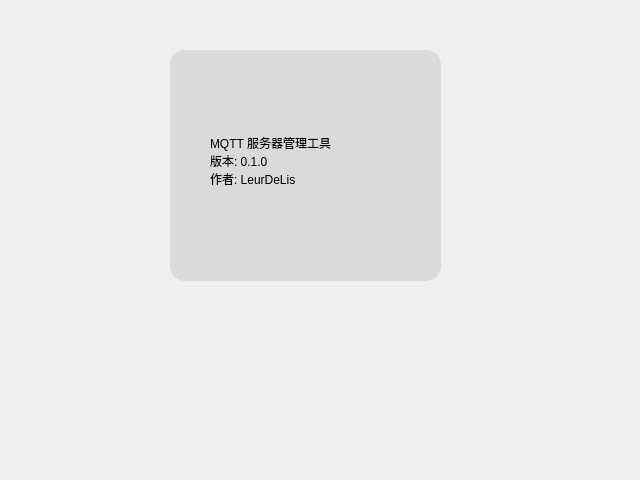
<?xml version="1.0" encoding="UTF-8"?>
<ui version="4.0">
 <class>Dialog</class>
 <widget class="QDialog" name="Dialog">
  <property name="geometry">
   <rect>
    <x>0</x>
    <y>0</y>
    <width>640</width>
    <height>480</height>
   </rect>
  </property>
  <property name="windowTitle">
   <string>Dialog</string>
  </property>
  <widget class="QFrame" name="frame">
   <property name="geometry">
    <rect>
     <x>170</x>
     <y>50</y>
     <width>271</width>
     <height>231</height>
    </rect>
   </property>
   <property name="styleSheet">
    <string notr="true">QFrame{
	background-color: rgb(218, 218, 218);
border-radius:15px;
}
</string>
   </property>
   <property name="frameShape">
    <enum>QFrame::StyledPanel</enum>
   </property>
   <property name="frameShadow">
    <enum>QFrame::Raised</enum>
   </property>
   <widget class="QToolButton" name="min_btn">
    <property name="geometry">
     <rect>
      <x>190</x>
      <y>5</y>
      <width>36</width>
      <height>36</height>
     </rect>
    </property>
    <property name="styleSheet">
     <string notr="true">QToolButton{
	border:none
}
QToolButton:pressed{
	padding-top:5px;
	padding-left:5px;
}</string>
    </property>
    <property name="text">
     <string/>
    </property>
    <property name="icon">
     <iconset resource="../Source/icon.qrc">
      <normaloff>:/img/icons/min.png</normaloff>:/img/icons/min.png</iconset>
    </property>
    <property name="iconSize">
     <size>
      <width>60</width>
      <height>60</height>
     </size>
    </property>
   </widget>
   <widget class="QToolButton" name="close_btn">
    <property name="geometry">
     <rect>
      <x>230</x>
      <y>5</y>
      <width>36</width>
      <height>36</height>
     </rect>
    </property>
    <property name="styleSheet">
     <string notr="true">QToolButton{
	border:none
}
QToolButton:pressed{
	padding-top:5px;
	padding-left:5px;
}</string>
    </property>
    <property name="text">
     <string/>
    </property>
    <property name="icon">
     <iconset resource="../Source/icon.qrc">
      <normaloff>:/img/icons/close.png</normaloff>:/img/icons/close.png</iconset>
    </property>
    <property name="iconSize">
     <size>
      <width>60</width>
      <height>60</height>
     </size>
    </property>
   </widget>
   <widget class="QLabel" name="about_lab">
    <property name="geometry">
     <rect>
      <x>10</x>
      <y>5</y>
      <width>36</width>
      <height>36</height>
     </rect>
    </property>
    <property name="styleSheet">
     <string notr="true">QLabel{
	image: url(:/img/icons/about_dark.png);
	border:none;
	background-color: rgba(255, 255, 255, 0);
}</string>
    </property>
    <property name="text">
     <string/>
    </property>
   </widget>
   <widget class="QLabel" name="github_lab_2">
    <property name="geometry">
     <rect>
      <x>40</x>
      <y>60</y>
      <width>201</width>
      <height>101</height>
     </rect>
    </property>
    <property name="styleSheet">
     <string notr="true">QLabel{
	border:none;
	font: 57 15pt &quot;Alibaba PuHuiTi 3.0&quot;;
}</string>
    </property>
    <property name="text">
     <string>MQTT 服务器管理工具
版本: 0.1.0
作者: LeurDeLis</string>
    </property>
   </widget>
   <widget class="QToolButton" name="github_btn">
    <property name="geometry">
     <rect>
      <x>90</x>
      <y>180</y>
      <width>36</width>
      <height>36</height>
     </rect>
    </property>
    <property name="styleSheet">
     <string notr="true">QToolButton{
	border:none
}</string>
    </property>
    <property name="text">
     <string/>
    </property>
    <property name="icon">
     <iconset resource="../Source/icon.qrc">
      <normaloff>:/img/icons/github.png</normaloff>:/img/icons/github.png</iconset>
    </property>
    <property name="iconSize">
     <size>
      <width>60</width>
      <height>60</height>
     </size>
    </property>
   </widget>
   <widget class="QToolButton" name="csdn_btn">
    <property name="geometry">
     <rect>
      <x>150</x>
      <y>180</y>
      <width>36</width>
      <height>36</height>
     </rect>
    </property>
    <property name="styleSheet">
     <string notr="true">QToolButton{
	border:none
}</string>
    </property>
    <property name="text">
     <string/>
    </property>
    <property name="icon">
     <iconset resource="../Source/icon.qrc">
      <normaloff>:/img/icons/csdn.png</normaloff>:/img/icons/csdn.png</iconset>
    </property>
    <property name="iconSize">
     <size>
      <width>60</width>
      <height>60</height>
     </size>
    </property>
   </widget>
  </widget>
 </widget>
 <resources>
  <include location="../Source/icon.qrc"/>
 </resources>
 <connections>
  <connection>
   <sender>close_btn</sender>
   <signal>clicked()</signal>
   <receiver>Dialog</receiver>
   <slot>close_dialog()</slot>
   <hints>
    <hint type="sourcelabel">
     <x>416</x>
     <y>71</y>
    </hint>
    <hint type="destinationlabel">
     <x>562</x>
     <y>109</y>
    </hint>
   </hints>
  </connection>
  <connection>
   <sender>min_btn</sender>
   <signal>clicked()</signal>
   <receiver>Dialog</receiver>
   <slot>min_dialog()</slot>
   <hints>
    <hint type="sourcelabel">
     <x>382</x>
     <y>73</y>
    </hint>
    <hint type="destinationlabel">
     <x>539</x>
     <y>26</y>
    </hint>
   </hints>
  </connection>
  <connection>
   <sender>csdn_btn</sender>
   <signal>clicked()</signal>
   <receiver>Dialog</receiver>
   <slot>open_csdn()</slot>
   <hints>
    <hint type="sourcelabel">
     <x>239</x>
     <y>247</y>
    </hint>
    <hint type="destinationlabel">
     <x>507</x>
     <y>396</y>
    </hint>
   </hints>
  </connection>
  <connection>
   <sender>github_btn</sender>
   <signal>clicked()</signal>
   <receiver>Dialog</receiver>
   <slot>open_github()</slot>
   <hints>
    <hint type="sourcelabel">
     <x>194</x>
     <y>256</y>
    </hint>
    <hint type="destinationlabel">
     <x>94</x>
     <y>328</y>
    </hint>
   </hints>
  </connection>
 </connections>
 <slots>
  <slot>open_github()</slot>
  <slot>open_csdn()</slot>
  <slot>close_dialog()</slot>
  <slot>min_dialog()</slot>
 </slots>
</ui>
